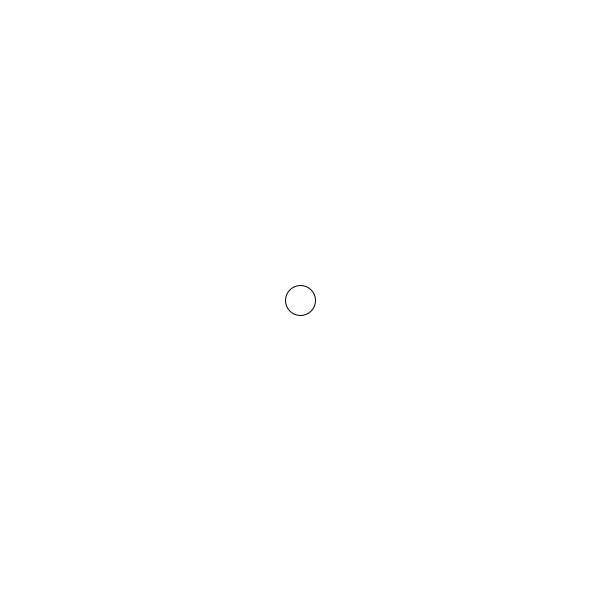
Frame 1 (no input)
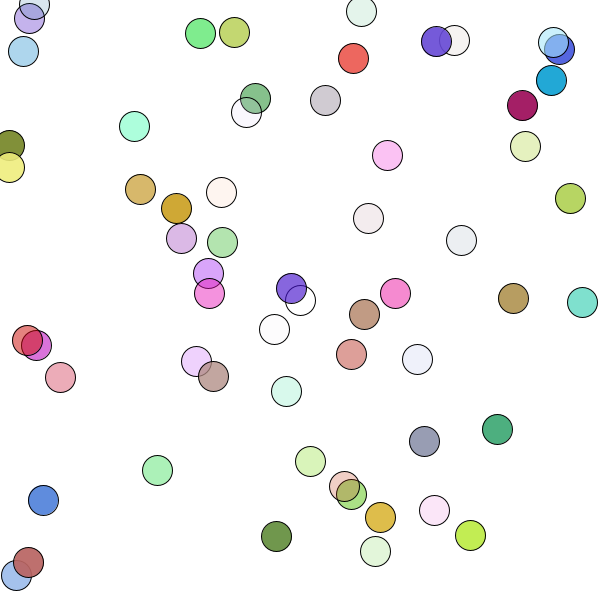
Frame 60 (the mouse pressed at the canvas centre just before this capture)
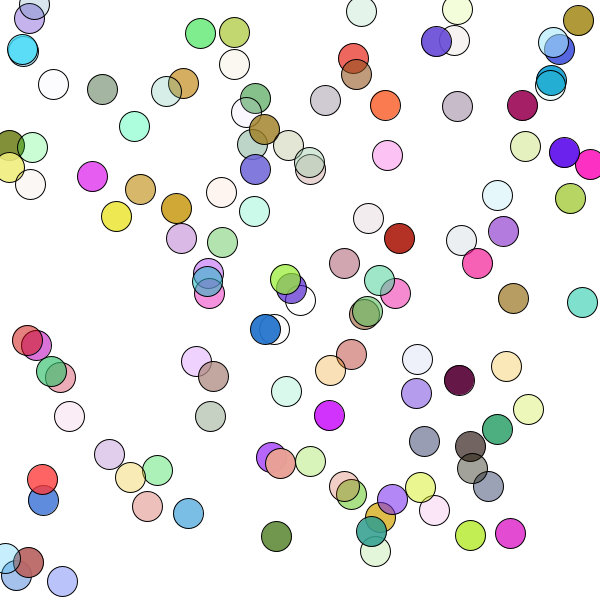
Frame 120 (the mouse held since frame 60 and released just before this capture)

The Processing sketch that drew these frames (run headless with seeded random() and noise(); from frame 60 on, the mouse is pressed at the canvas centre):

// Processing sketch: circulos_aleatorios
// ── circulos_aleatorios.pde
float tamX = 30;
float tamY = 30;
float circX = 300;
float circY = 300;
float R=0;
float G=0;
float B=0;
float t=0;

void setup(){
  size(600,600); 
  background(255);
}

void draw(){
  fill(R,G,B,t);
  ellipse(circX, circY, tamX, tamY);
  circX=random(width);
  circY=random(height);
  R=random(255);
  G=random(255);
  B=random(255);
  t=random(255);
}
